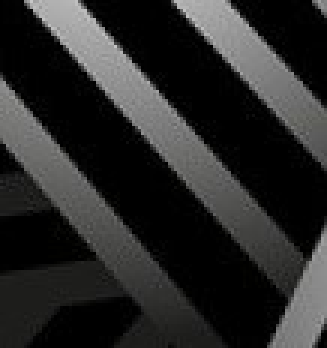
%> input picture Report/MATLAB/dataset/tes611.jfif, 109 x 116 px (shown 3 times larger); its folder holds 5 pictures in this run
$ octave main.m   (GNU Octave 9; MATLAB toolbox functions it lacks are replaced by stand-ins)
%> lines starting %> are read from the running program, lines starting %| are printed output that depends on the picture
addpath('\\Vdidrive\myhome\wcaine\Documents\MATLAB\dataset');

filename = 'tes611.jfif';
up_scale = 2; % 2
up_scale_factor = 1;
t_max = 25; % 100
tau = 0.2; % 0.2
beta = 1; % 0.05
lambda_h = 1.63; % 1.63
lambda_l = 1.6; % 1.6
gau_sigma = 0.8; % 0.8
mu = Inf; % 0.1 - 0.5 / Inf

ground_truth = imread(filename);
%> ground_truth is the input picture: size 116x109x3 uint8; mean R, G, B 41.2, 41.2, 40.7
if size(size(ground_truth), 2) > 2
    ground_truth = rgb2gray(ground_truth);
%> ground_truth: size 116x109 uint8
end
ground_truth = im2double(ground_truth);
%> ground_truth: size 116x109 double
[rows, columns] = size(ground_truth);
%> rows = 116; columns = 109
for i = 1 : mod(rows, 4)
    ground_truth(1,:) = [];
end
for i = 1 : mod(columns, 4)
    ground_truth(:,1) = [];
end
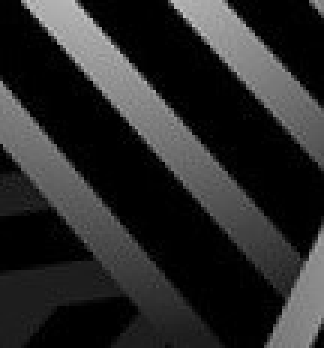
%> ground_truth: size 116x108 double (shown 3 times larger); min 0, max 0.784, mean 0.162

input = ground_truth;
% input = imresize(input, 1/up_scale^up_scale_factor, 'bilinear');
n = 9;
n=3;

% [7 lines of commented-out code are left out]

up_input = imresize(input, up_scale^up_scale_factor, 'bicubic');
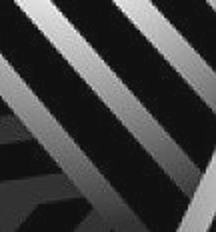
%> up_input: size 232x216 double; min -0.0557, max 0.802, mean 0.162; drawn with min black and max white

subplot(2, n, 1);
imshow(up_input);
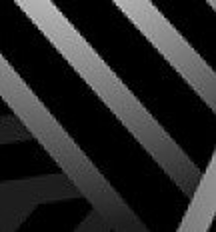
%> displayed picture: size 232x216, on the screen's scale of 0 to 255; min 0, max 204, mean 41.3
% title({'bicubic up-sample', ['SSIM = ', num2str(ssim(up_input, ground_truth))]});
title({'bicubic up-sample'});
%> (the run ends here)
